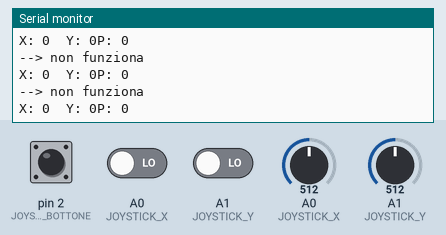
Bench run of a sketch on a simulated Arduino Uno, built with avr-gcc and run on an emulated ATmega328P. On the bench: the last lines printed to the serial monitor. Inputs (shaded band) come from the test bench; at power-on: A0 (JOYSTICK_X) = 512, pin 2 (JOYSTICK_BOTTONE) HIGH, A0 (JOYSTICK_X) LOW, A1 (JOYSTICK_Y) LOW, A1 (JOYSTICK_Y) = 512. WiFi joins after 1.5 s; servers stay silent unless stated.

Above: at 1.4 s.
1.5 s: A0 (JOYSTICK_X) set to 585
At 1.66 s:
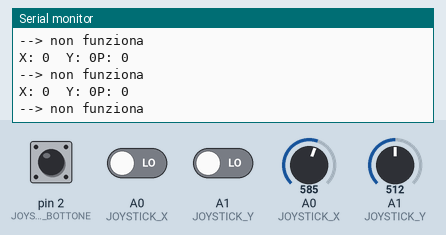
3.0 s: A0 (JOYSTICK_X) set to 611
At 3.47 s:
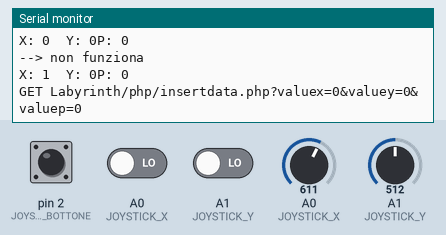

Measured:
- the behaviour switches between 600 and 601 on A0 (JOYSTICK_X) (found by bisection; images 1 and 2)
- after the input at 3.0 s, the serial monitor: prints a new line at once (image 2)

The sketch:

test.ino
```cpp
#include <Ethernet.h>
#include <SPI.h>
byte mac[] = {
  0xDE, 0xAD, 0xBE, 0xEF, 0xFE, 0xED };
IPAddress ip(192,168,1,200);

#define JOYSTICK_X A0
#define JOYSTICK_Y A1
#define JOYSTICK_BOTTONE 2
int xx = 0, yy = 0;
IPAddress server(192,168,1,103);//il mio
EthernetClient client;

void setup() {
  Serial.begin(9600);
  pinMode(JOYSTICK_BOTTONE, INPUT_PULLUP);

  Ethernet.begin(mac, ip);
}

void loop() {
  int x = analogRead(JOYSTICK_X);
  int y = analogRead(JOYSTICK_Y);
  int bottone = !digitalRead(JOYSTICK_BOTTONE);

   if(x > 600){
    xx = 1;

  }else if(x < 400){
    xx = -1;

  }else if(y > 600){
    yy = -1;

  }else if(y < 400){
    yy = 1;
  }

  Serial.print("X: " + String(xx));
  Serial.print("\tY: " + String(yy));
  Serial.println("P: " + String(bottone));


  if(client.connect(server,8000)){
    if(xx==1 || xx==-1 || yy==1 || yy==-1){
    client.print("GET Labyrinth/php/insertdata.php?");
    Serial.print("GET Labyrinth/php/insertdata.php?");
    client.print("valuex=");
    Serial.print("valuex=");
    client.print(digitalRead(JOYSTICK_X));
    Serial.print(digitalRead(JOYSTICK_X));
    client.print("&valuey=");
    Serial.print("&valuey=");
    client.print(digitalRead(JOYSTICK_Y));
    Serial.print(digitalRead(JOYSTICK_Y));
    client.print("&valuep=");
    Serial.print("&valuep=");
    client.print(bottone);
    Serial.print(bottone);

    client.println(" HTTP/1.1");
    client.println("Host: 192.168.1.103");

    client.println("Connection: close");
    client.println();
    client.println();
    //client.stop();
    }else{
      Serial.println("--> non funziona\n");
    }
  }else {
    Serial.println("--> connection failed\n");
  }
    delay(400);
}
```
